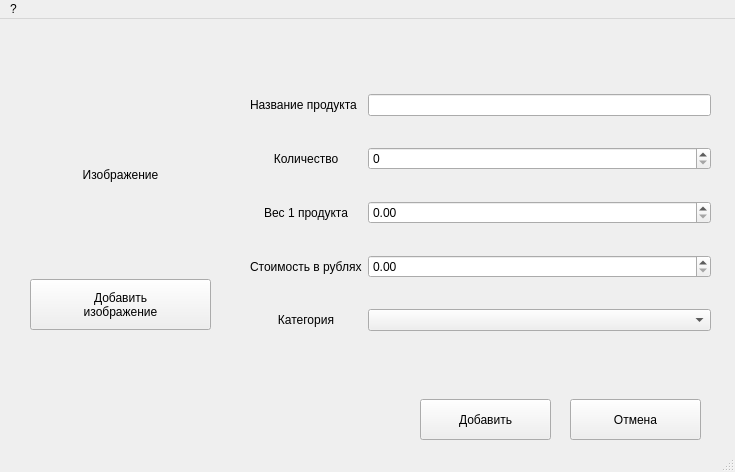
<?xml version="1.0" encoding="UTF-8"?>
<ui version="4.0">
 <class>AddElement</class>
 <widget class="QMainWindow" name="AddElement">
  <property name="geometry">
   <rect>
    <x>0</x>
    <y>0</y>
    <width>735</width>
    <height>472</height>
   </rect>
  </property>
  <property name="windowTitle">
   <string>Добавление элемента</string>
  </property>
  <widget class="QWidget" name="centralwidget">
   <widget class="QLabel" name="ImageLable">
    <property name="geometry">
     <rect>
      <x>30</x>
      <y>70</y>
      <width>181</width>
      <height>171</height>
     </rect>
    </property>
    <property name="text">
     <string>Изображение</string>
    </property>
    <property name="alignment">
     <set>Qt::AlignCenter</set>
    </property>
   </widget>
   <widget class="QPushButton" name="AddImageButton">
    <property name="geometry">
     <rect>
      <x>30</x>
      <y>260</y>
      <width>181</width>
      <height>51</height>
     </rect>
    </property>
    <property name="text">
     <string>Добавить
изображение</string>
    </property>
   </widget>
   <widget class="QPushButton" name="AddButton">
    <property name="geometry">
     <rect>
      <x>420</x>
      <y>380</y>
      <width>131</width>
      <height>41</height>
     </rect>
    </property>
    <property name="text">
     <string>Добавить</string>
    </property>
   </widget>
   <widget class="QPushButton" name="CancelButton">
    <property name="geometry">
     <rect>
      <x>570</x>
      <y>380</y>
      <width>131</width>
      <height>41</height>
     </rect>
    </property>
    <property name="text">
     <string>Отмена</string>
    </property>
   </widget>
   <widget class="QWidget" name="">
    <property name="geometry">
     <rect>
      <x>250</x>
      <y>50</y>
      <width>461</width>
      <height>291</height>
     </rect>
    </property>
    <layout class="QGridLayout" name="gridLayout">
     <item row="0" column="0">
      <widget class="QLabel" name="label_2">
       <property name="text">
        <string>Название продукта</string>
       </property>
      </widget>
     </item>
     <item row="0" column="1">
      <widget class="QLineEdit" name="NameLineEdit"/>
     </item>
     <item row="1" column="0">
      <widget class="QLabel" name="label_3">
       <property name="text">
        <string>Количество</string>
       </property>
       <property name="alignment">
        <set>Qt::AlignCenter</set>
       </property>
      </widget>
     </item>
     <item row="1" column="1">
      <widget class="QSpinBox" name="NumberSpinBox"/>
     </item>
     <item row="2" column="0">
      <widget class="QLabel" name="label_4">
       <property name="text">
        <string>Вес 1 продукта</string>
       </property>
       <property name="alignment">
        <set>Qt::AlignCenter</set>
       </property>
      </widget>
     </item>
     <item row="2" column="1">
      <widget class="QDoubleSpinBox" name="WeightSpinBox"/>
     </item>
     <item row="3" column="0">
      <widget class="QLabel" name="label_5">
       <property name="text">
        <string>Стоимость в рублях</string>
       </property>
      </widget>
     </item>
     <item row="3" column="1">
      <widget class="QDoubleSpinBox" name="CostSpinBox"/>
     </item>
     <item row="4" column="0">
      <widget class="QLabel" name="label_6">
       <property name="text">
        <string>Категория</string>
       </property>
       <property name="alignment">
        <set>Qt::AlignCenter</set>
       </property>
      </widget>
     </item>
     <item row="4" column="1">
      <widget class="QComboBox" name="CategoryList"/>
     </item>
    </layout>
   </widget>
  </widget>
  <widget class="QMenuBar" name="menubar">
   <property name="geometry">
    <rect>
     <x>0</x>
     <y>0</y>
     <width>735</width>
     <height>22</height>
    </rect>
   </property>
   <widget class="QMenu" name="HelpMenu">
    <property name="title">
     <string>?</string>
    </property>
   </widget>
   <addaction name="HelpMenu"/>
  </widget>
  <widget class="QStatusBar" name="statusbar"/>
 </widget>
 <resources/>
 <connections/>
</ui>
